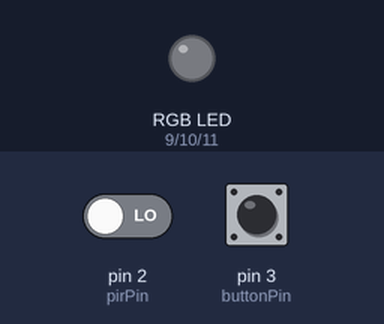
The sketch below on a simulated Arduino Uno, built with avr-gcc and run on an emulated ATmega328P. Shown: an RGB LED mixed from three pins (HIGH = lit). Dashed ring = blinking. The test bench sets the inputs (shaded band); at power-on: pin 3 (buttonPin) HIGH, pin 2 (pirPin) LOW.

Above: at 1.2 s.
1.3 s: pin 3 (buttonPin) pulled LOW for 1 s
At 1.75 s:
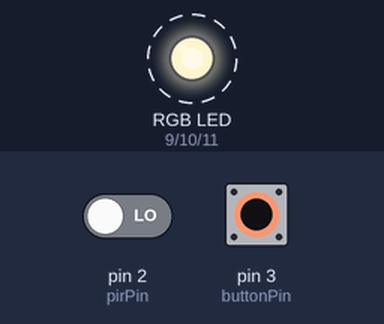
4.0 s: pin 3 (buttonPin) pulled LOW for 0.15 s
At 5.3 s:
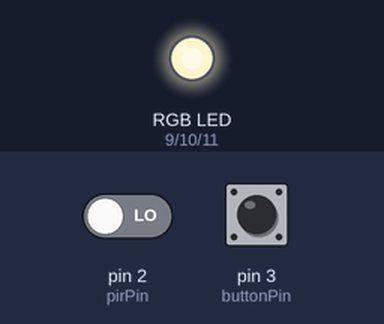
5.8 s: pin 3 (buttonPin) pulled LOW for 3.2 s
At 6.55 s:
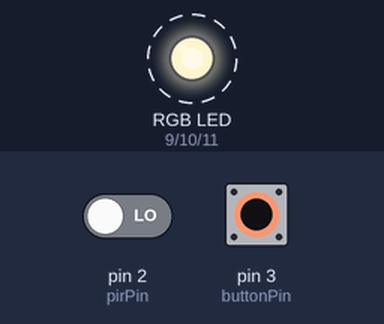
Timing chart, 0 to 10.6 s (numbered marks = the images above; inputs shaded):
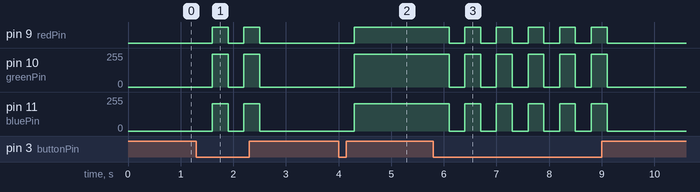

The sketch:

smart_lighting.ino
```cpp
// -------- PIN DEFINITIONS --------
const int pirPin = 2;
const int buttonPin = 3;
const int redPin = 9;
const int greenPin = 10;
const int bluePin = 11;

// -------- VARIABLES --------
bool overrideMode = false;
bool lightState = false;

unsigned long lastMotionTime = 0;
const unsigned long timeout = 15000;

const unsigned long bedtime = 120000;
unsigned long startTime;

// -------- SETUP --------
void setup() {
  pinMode(pirPin, INPUT);
  pinMode(buttonPin, INPUT_PULLUP); // ✅ FIX

  pinMode(redPin, OUTPUT);
  pinMode(greenPin, OUTPUT);
  pinMode(bluePin, OUTPUT);

  turnLightOff();
  startTime = millis();
}

// -------- LOOP --------
void loop() {

  unsigned long currentTime = millis();
  int motion = digitalRead(pirPin);
  int button = digitalRead(buttonPin);

  // -------- OVERRIDE BUTTON --------
  if (button == LOW) { // ✅ pressed
    overrideMode = !overrideMode;
    lightState = overrideMode;
    delay(300); // debounce
  }

  // -------- MANUAL MODE --------
  if (overrideMode) {
    if (lightState) turnLightOn();
    else turnLightOff();
    return;
  }

  // -------- AUTOMATIC MODE --------
  if (motion == HIGH) {
    lightState = true;
    lastMotionTime = currentTime;
  }

  if (lightState && (currentTime - lastMotionTime > timeout)) {
    lightState = false;
  }

  if (currentTime - startTime > bedtime) {
    lightState = false;
  }

  if (lightState) turnLightOn();
  else turnLightOff();
}

// -------- LIGHT FUNCTIONS --------
void turnLightOn() {
  analogWrite(redPin, 255);
  analogWrite(greenPin, 245);
  analogWrite(bluePin, 205);
}

void turnLightOff() {
  analogWrite(redPin, 0);
  analogWrite(greenPin, 0);
  analogWrite(bluePin, 0);
}
```

Measured:
- after the input at 1.3 s, pin 9 (redPin): alternates HIGH for 0.30 s and LOW for 0.30 s, 4 changes in all, then stays LOW, starting after 0.30 s; pin 10 (greenPin): alternates 245/255 for 0.30 s and 0/255 for 0.30 s, 4 changes in all, then stays 0/255, starting after 0.30 s
- after the input at 4.0 s, pin 9 (redPin): LOW → HIGH after 0.30 s; pin 10 (greenPin): 0/255 → 245/255 after 0.30 s; pin 11 (bluePin): 0/255 → 205/255 after 0.30 s
- after the input at 5.8 s, pin 9 (redPin): alternates HIGH for 0.30 s and LOW for 0.30 s, 11 changes in all, then stays LOW, starting after 0.30 s; pin 10 (greenPin): alternates 245/255 for 0.30 s and 0/255 for 0.30 s, 11 changes in all, then stays 0/255, starting after 0.30 s
